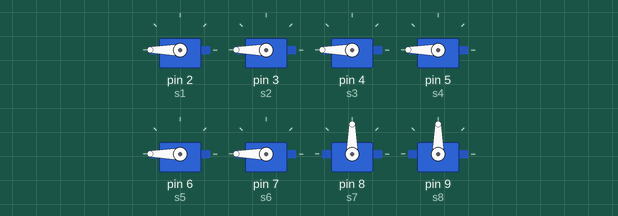
A sketch run on a simulated Arduino Uno, built with avr-gcc and run on an emulated ATmega328P. Shown: 8 × servo.

Above: at 0.05 s.
At 3.0 s:
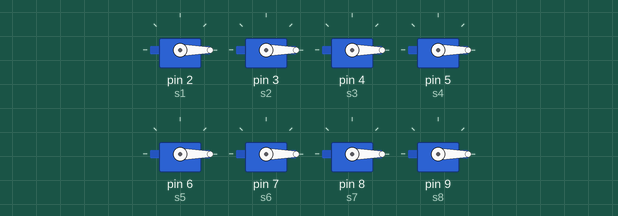
Timing chart, 0 to 6.9 s (numbered marks = the images above):
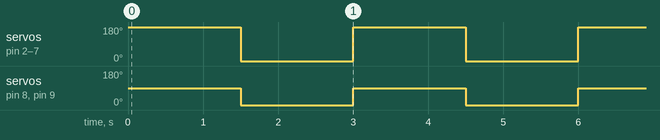

Measured:
- by itself, servo on pin 8 (s7), servo on pin 9 (s8): alternates 90° for 1.5 s and 0° for 1.5 s
- by itself, servo on pin 2 (s1), servo on pin 3 (s2), servo on pin 4 (s3), servo on pin 5 (s4), servo on pin 6 (s5), servo on pin 7 (s6): alternates 180° for 1.5 s and 0° for 1.5 s

The sketch:

6-servo-circuit.ino
```cpp
#include <Servo.h>

Servo s1;
Servo s2;
Servo s3;
Servo s4;
Servo s5;
Servo s6;
Servo s7;
Servo s8;

void setup() {
    s1.attach(2);
    s2.attach(3);
    s3.attach(4);
    s4.attach(5);
    s5.attach(6);
    s6.attach(7);
    s7.attach(8);
    s8.attach(9);
}

void loop() {
    // Move 180 degrees
    s1.write(180);
    s2.write(180);
    s3.write(180);
    s4.write(180);
    s5.write(180);
    s6.write(180);
    // Move 90 degrees
    s7.write(90);
    s8.write(90);
    delay(1500);

    // Move to 0 degrees
    s1.write(0);
    s2.write(0);
    s3.write(0);
    s4.write(0);
    s5.write(0);
    s6.write(0);
    s7.write(0);
    s8.write(0);
    delay(1500);
}
```
